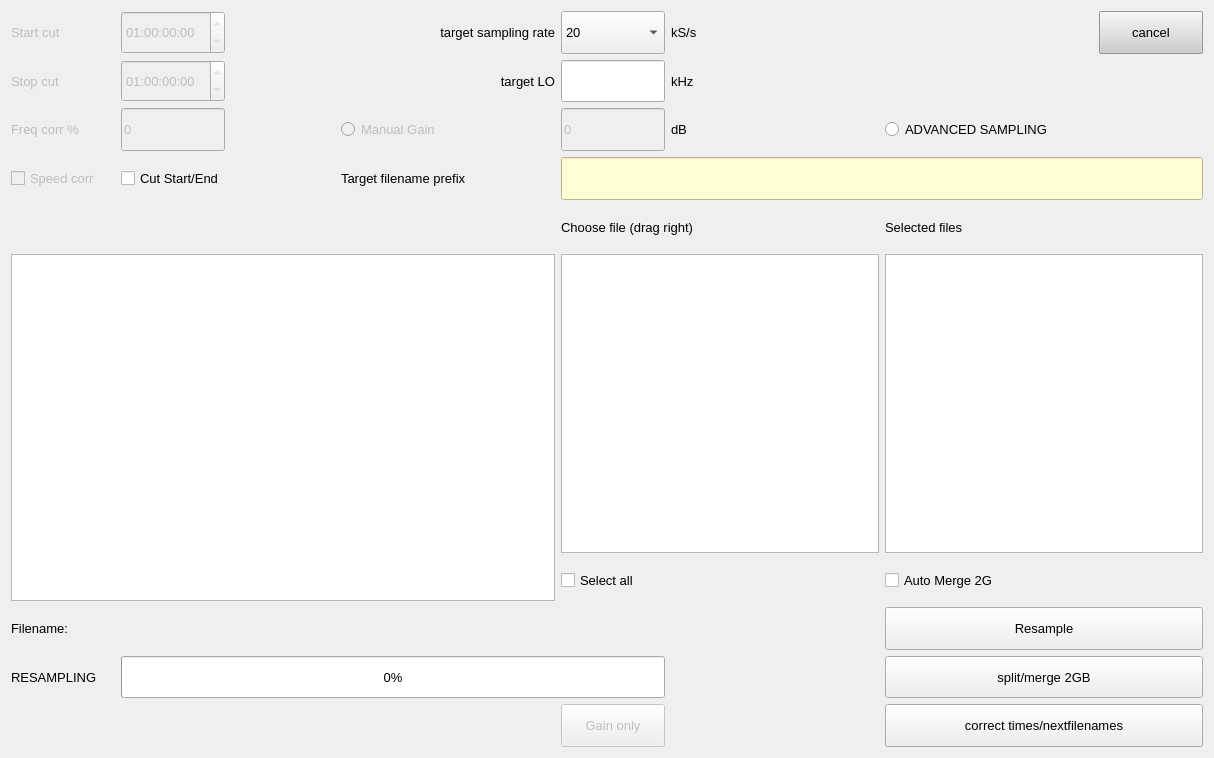
<?xml version="1.0" encoding="UTF-8"?>
<ui version="4.0">
 <class>resampler_widget</class>
 <widget class="QWidget" name="resampler_widget">
  <property name="geometry">
   <rect>
    <x>0</x>
    <y>0</y>
    <width>1214</width>
    <height>758</height>
   </rect>
  </property>
  <property name="minimumSize">
   <size>
    <width>10</width>
    <height>0</height>
   </size>
  </property>
  <property name="font">
   <font>
    <pointsize>10</pointsize>
   </font>
  </property>
  <property name="windowTitle">
   <string>Form</string>
  </property>
  <layout class="QGridLayout" name="gridLayout">
   <item row="0" column="0">
    <layout class="QGridLayout" name="gridLayout_5" rowstretch="0,0,0,1,1,1,1,0,1,2,2,2,1,1,1,1" columnstretch="1,1,0,1,1,1,2,2,1">
     <property name="sizeConstraint">
      <enum>QLayout::SetDefaultConstraint</enum>
     </property>
     <item row="12" column="7" colspan="2">
      <widget class="QCheckBox" name="checkBox_AutoMerge2G">
       <property name="sizePolicy">
        <sizepolicy hsizetype="Expanding" vsizetype="Expanding">
         <horstretch>1</horstretch>
         <verstretch>1</verstretch>
        </sizepolicy>
       </property>
       <property name="minimumSize">
        <size>
         <width>10</width>
         <height>0</height>
        </size>
       </property>
       <property name="font">
        <font>
         <pointsize>10</pointsize>
        </font>
       </property>
       <property name="toolTip">
        <string>merge to 2G tranches after resampling and delete intermediate files</string>
       </property>
       <property name="text">
        <string>Auto Merge 2G</string>
       </property>
      </widget>
     </item>
     <item row="14" column="7" colspan="2">
      <widget class="QPushButton" name="pushButton_resample_split2G">
       <property name="sizePolicy">
        <sizepolicy hsizetype="Expanding" vsizetype="Expanding">
         <horstretch>1</horstretch>
         <verstretch>1</verstretch>
        </sizepolicy>
       </property>
       <property name="font">
        <font>
         <pointsize>10</pointsize>
        </font>
       </property>
       <property name="toolTip">
        <string>Split file in the list into 2GB parts</string>
       </property>
       <property name="text">
        <string>split/merge 2GB</string>
       </property>
      </widget>
     </item>
     <item row="13" column="7" colspan="2">
      <widget class="QPushButton" name="pushButton_resample_resample">
       <property name="sizePolicy">
        <sizepolicy hsizetype="Expanding" vsizetype="Expanding">
         <horstretch>0</horstretch>
         <verstretch>0</verstretch>
        </sizepolicy>
       </property>
       <property name="minimumSize">
        <size>
         <width>10</width>
         <height>0</height>
        </size>
       </property>
       <property name="font">
        <font>
         <pointsize>10</pointsize>
        </font>
       </property>
       <property name="toolTip">
        <string>start resampling procedure</string>
       </property>
       <property name="text">
        <string>Resample</string>
       </property>
      </widget>
     </item>
     <item row="8" column="5" rowspan="4" colspan="2">
      <widget class="QListWidget" name="listWidget_sourcelist_2">
       <property name="sizePolicy">
        <sizepolicy hsizetype="Expanding" vsizetype="Expanding">
         <horstretch>1</horstretch>
         <verstretch>1</verstretch>
        </sizepolicy>
       </property>
       <property name="minimumSize">
        <size>
         <width>10</width>
         <height>0</height>
        </size>
       </property>
       <property name="font">
        <font>
         <pointsize>10</pointsize>
        </font>
       </property>
       <property name="toolTip">
        <string>drag files from here to the 'Selected files' list </string>
       </property>
       <property name="dragEnabled">
        <bool>false</bool>
       </property>
       <property name="dragDropOverwriteMode">
        <bool>false</bool>
       </property>
       <property name="dragDropMode">
        <enum>QAbstractItemView::DragDrop</enum>
       </property>
       <property name="defaultDropAction">
        <enum>Qt::MoveAction</enum>
       </property>
       <property name="selectionMode">
        <enum>QAbstractItemView::SingleSelection</enum>
       </property>
      </widget>
     </item>
     <item row="8" column="7" rowspan="4" colspan="2">
      <widget class="QListWidget" name="listWidget_playlist_2">
       <property name="sizePolicy">
        <sizepolicy hsizetype="Expanding" vsizetype="Expanding">
         <horstretch>1</horstretch>
         <verstretch>1</verstretch>
        </sizepolicy>
       </property>
       <property name="minimumSize">
        <size>
         <width>10</width>
         <height>0</height>
        </size>
       </property>
       <property name="font">
        <font>
         <pointsize>10</pointsize>
        </font>
       </property>
       <property name="dragEnabled">
        <bool>false</bool>
       </property>
       <property name="dragDropMode">
        <enum>QAbstractItemView::DragDrop</enum>
       </property>
       <property name="defaultDropAction">
        <enum>Qt::MoveAction</enum>
       </property>
       <property name="selectionMode">
        <enum>QAbstractItemView::SingleSelection</enum>
       </property>
      </widget>
     </item>
     <item row="13" column="1" colspan="5">
      <widget class="QLabel" name="label_Filename_resample">
       <property name="font">
        <font>
         <pointsize>10</pointsize>
        </font>
       </property>
       <property name="text">
        <string/>
       </property>
      </widget>
     </item>
     <item row="14" column="1" colspan="5">
      <widget class="QProgressBar" name="progressBar_resample">
       <property name="sizePolicy">
        <sizepolicy hsizetype="Expanding" vsizetype="Expanding">
         <horstretch>1</horstretch>
         <verstretch>1</verstretch>
        </sizepolicy>
       </property>
       <property name="minimumSize">
        <size>
         <width>10</width>
         <height>0</height>
        </size>
       </property>
       <property name="font">
        <font>
         <pointsize>10</pointsize>
        </font>
       </property>
       <property name="value">
        <number>0</number>
       </property>
      </widget>
     </item>
     <item row="4" column="1">
      <widget class="QLineEdit" name="lineEdit_resample_speedcorr">
       <property name="enabled">
        <bool>false</bool>
       </property>
       <property name="sizePolicy">
        <sizepolicy hsizetype="Expanding" vsizetype="Expanding">
         <horstretch>1</horstretch>
         <verstretch>1</verstretch>
        </sizepolicy>
       </property>
       <property name="font">
        <font>
         <pointsize>10</pointsize>
        </font>
       </property>
       <property name="text">
        <string>0</string>
       </property>
      </widget>
     </item>
     <item row="14" column="0">
      <widget class="QLabel" name="label_36">
       <property name="sizePolicy">
        <sizepolicy hsizetype="Expanding" vsizetype="Expanding">
         <horstretch>1</horstretch>
         <verstretch>1</verstretch>
        </sizepolicy>
       </property>
       <property name="minimumSize">
        <size>
         <width>10</width>
         <height>0</height>
        </size>
       </property>
       <property name="font">
        <font>
         <pointsize>10</pointsize>
        </font>
       </property>
       <property name="text">
        <string>RESAMPLING</string>
       </property>
      </widget>
     </item>
     <item row="6" column="5" colspan="2">
      <widget class="QLabel" name="label_41">
       <property name="sizePolicy">
        <sizepolicy hsizetype="Expanding" vsizetype="Expanding">
         <horstretch>1</horstretch>
         <verstretch>1</verstretch>
        </sizepolicy>
       </property>
       <property name="font">
        <font>
         <pointsize>10</pointsize>
        </font>
       </property>
       <property name="text">
        <string>Choose file (drag right)</string>
       </property>
      </widget>
     </item>
     <item row="6" column="7" colspan="2">
      <widget class="QLabel" name="label_38">
       <property name="sizePolicy">
        <sizepolicy hsizetype="Expanding" vsizetype="Expanding">
         <horstretch>1</horstretch>
         <verstretch>1</verstretch>
        </sizepolicy>
       </property>
       <property name="font">
        <font>
         <pointsize>10</pointsize>
        </font>
       </property>
       <property name="text">
        <string>Selected files</string>
       </property>
      </widget>
     </item>
     <item row="2" column="5">
      <widget class="QComboBox" name="comboBox_resample_targetSR">
       <property name="enabled">
        <bool>true</bool>
       </property>
       <property name="sizePolicy">
        <sizepolicy hsizetype="Expanding" vsizetype="Expanding">
         <horstretch>1</horstretch>
         <verstretch>1</verstretch>
        </sizepolicy>
       </property>
       <property name="minimumSize">
        <size>
         <width>10</width>
         <height>0</height>
        </size>
       </property>
       <property name="font">
        <font>
         <pointsize>10</pointsize>
        </font>
       </property>
       <property name="editable">
        <bool>false</bool>
       </property>
       <item>
        <property name="text">
         <string>20</string>
        </property>
       </item>
       <item>
        <property name="text">
         <string>50</string>
        </property>
       </item>
       <item>
        <property name="text">
         <string>100</string>
        </property>
       </item>
       <item>
        <property name="text">
         <string>250</string>
        </property>
       </item>
       <item>
        <property name="text">
         <string>500</string>
        </property>
       </item>
       <item>
        <property name="text">
         <string>1250</string>
        </property>
       </item>
       <item>
        <property name="text">
         <string>2000</string>
        </property>
       </item>
       <item>
        <property name="text">
         <string>2500</string>
        </property>
       </item>
       <item>
        <property name="text">
         <string>5000</string>
        </property>
       </item>
       <item>
        <property name="text">
         <string>10000</string>
        </property>
       </item>
       <item>
        <property name="text">
         <string>20000</string>
        </property>
       </item>
       <item>
        <property name="text">
         <string>50000</string>
        </property>
       </item>
       <item>
        <property name="text">
         <string>100000</string>
        </property>
       </item>
      </widget>
     </item>
     <item row="4" column="5">
      <widget class="QLineEdit" name="lineEdit_resample_Gain">
       <property name="enabled">
        <bool>false</bool>
       </property>
       <property name="sizePolicy">
        <sizepolicy hsizetype="Expanding" vsizetype="Expanding">
         <horstretch>1</horstretch>
         <verstretch>1</verstretch>
        </sizepolicy>
       </property>
       <property name="minimumSize">
        <size>
         <width>10</width>
         <height>0</height>
        </size>
       </property>
       <property name="font">
        <font>
         <pointsize>10</pointsize>
        </font>
       </property>
       <property name="text">
        <string>0</string>
       </property>
      </widget>
     </item>
     <item row="3" column="3" colspan="2">
      <widget class="QLabel" name="label_29">
       <property name="sizePolicy">
        <sizepolicy hsizetype="Expanding" vsizetype="Expanding">
         <horstretch>1</horstretch>
         <verstretch>1</verstretch>
        </sizepolicy>
       </property>
       <property name="font">
        <font>
         <pointsize>10</pointsize>
        </font>
       </property>
       <property name="toolTip">
        <string>baseline offset from automated baseline</string>
       </property>
       <property name="text">
        <string>target LO</string>
       </property>
       <property name="alignment">
        <set>Qt::AlignRight|Qt::AlignTrailing|Qt::AlignVCenter</set>
       </property>
      </widget>
     </item>
     <item row="13" column="0">
      <widget class="QLabel" name="label_30">
       <property name="sizePolicy">
        <sizepolicy hsizetype="Expanding" vsizetype="Expanding">
         <horstretch>1</horstretch>
         <verstretch>1</verstretch>
        </sizepolicy>
       </property>
       <property name="minimumSize">
        <size>
         <width>10</width>
         <height>0</height>
        </size>
       </property>
       <property name="font">
        <font>
         <pointsize>10</pointsize>
        </font>
       </property>
       <property name="text">
        <string>Filename:</string>
       </property>
      </widget>
     </item>
     <item row="3" column="5">
      <widget class="QLineEdit" name="lineEdit_resample_targetLO">
       <property name="enabled">
        <bool>true</bool>
       </property>
       <property name="sizePolicy">
        <sizepolicy hsizetype="Expanding" vsizetype="Expanding">
         <horstretch>1</horstretch>
         <verstretch>1</verstretch>
        </sizepolicy>
       </property>
       <property name="font">
        <font>
         <pointsize>10</pointsize>
        </font>
       </property>
       <property name="toolTip">
        <string>LO frequency of the resampeled file in kHz</string>
       </property>
       <property name="text">
        <string/>
       </property>
      </widget>
     </item>
     <item row="8" column="0" rowspan="5" colspan="5">
      <widget class="QGraphicsView" name="graphicsView_resample">
       <property name="sizePolicy">
        <sizepolicy hsizetype="Expanding" vsizetype="Expanding">
         <horstretch>1</horstretch>
         <verstretch>1</verstretch>
        </sizepolicy>
       </property>
       <property name="minimumSize">
        <size>
         <width>10</width>
         <height>0</height>
        </size>
       </property>
       <property name="font">
        <font>
         <pointsize>10</pointsize>
        </font>
       </property>
       <property name="contextMenuPolicy">
        <enum>Qt::NoContextMenu</enum>
       </property>
       <property name="toolTip">
        <string>space for spectrum plot</string>
       </property>
      </widget>
     </item>
     <item row="3" column="1">
      <widget class="QTimeEdit" name="timeEdit_resample_stopcut">
       <property name="enabled">
        <bool>false</bool>
       </property>
       <property name="sizePolicy">
        <sizepolicy hsizetype="Expanding" vsizetype="Expanding">
         <horstretch>1</horstretch>
         <verstretch>1</verstretch>
        </sizepolicy>
       </property>
       <property name="font">
        <font>
         <pointsize>10</pointsize>
        </font>
       </property>
       <property name="displayFormat">
        <string>dd:HH:mm:ss</string>
       </property>
      </widget>
     </item>
     <item row="4" column="0">
      <widget class="QLabel" name="label_28">
       <property name="enabled">
        <bool>false</bool>
       </property>
       <property name="sizePolicy">
        <sizepolicy hsizetype="Expanding" vsizetype="Expanding">
         <horstretch>1</horstretch>
         <verstretch>1</verstretch>
        </sizepolicy>
       </property>
       <property name="font">
        <font>
         <pointsize>10</pointsize>
        </font>
       </property>
       <property name="text">
        <string>Freq corr %</string>
       </property>
      </widget>
     </item>
     <item row="3" column="0">
      <widget class="QLabel" name="label_37">
       <property name="enabled">
        <bool>false</bool>
       </property>
       <property name="sizePolicy">
        <sizepolicy hsizetype="Expanding" vsizetype="Expanding">
         <horstretch>1</horstretch>
         <verstretch>1</verstretch>
        </sizepolicy>
       </property>
       <property name="font">
        <font>
         <pointsize>10</pointsize>
        </font>
       </property>
       <property name="toolTip">
        <string>cut off last file in the list at this time</string>
       </property>
       <property name="text">
        <string>Stop cut</string>
       </property>
      </widget>
     </item>
     <item row="2" column="1">
      <widget class="QTimeEdit" name="timeEdit_resample_startcut">
       <property name="enabled">
        <bool>false</bool>
       </property>
       <property name="sizePolicy">
        <sizepolicy hsizetype="Expanding" vsizetype="Expanding">
         <horstretch>1</horstretch>
         <verstretch>1</verstretch>
        </sizepolicy>
       </property>
       <property name="font">
        <font>
         <pointsize>10</pointsize>
        </font>
       </property>
       <property name="displayFormat">
        <string>dd:HH:mm:ss</string>
       </property>
      </widget>
     </item>
     <item row="2" column="0">
      <widget class="QLabel" name="label_33">
       <property name="enabled">
        <bool>false</bool>
       </property>
       <property name="sizePolicy">
        <sizepolicy hsizetype="Expanding" vsizetype="Expanding">
         <horstretch>1</horstretch>
         <verstretch>1</verstretch>
        </sizepolicy>
       </property>
       <property name="font">
        <font>
         <pointsize>10</pointsize>
        </font>
       </property>
       <property name="toolTip">
        <string>trim file contents before that time in the first file in the list</string>
       </property>
       <property name="text">
        <string>Start cut</string>
       </property>
      </widget>
     </item>
     <item row="4" column="3" colspan="2">
      <widget class="QRadioButton" name="radioButton_resgain">
       <property name="enabled">
        <bool>false</bool>
       </property>
       <property name="sizePolicy">
        <sizepolicy hsizetype="Expanding" vsizetype="Expanding">
         <horstretch>1</horstretch>
         <verstretch>1</verstretch>
        </sizepolicy>
       </property>
       <property name="font">
        <font>
         <pointsize>10</pointsize>
        </font>
       </property>
       <property name="toolTip">
        <string>Gain factor by which the signal will be multiplied in dB. Please check afterwards in 'View spectra' if signal amplitude is below 1</string>
       </property>
       <property name="text">
        <string>Manual Gain</string>
       </property>
       <property name="autoExclusive">
        <bool>false</bool>
       </property>
      </widget>
     </item>
     <item row="5" column="3" colspan="2">
      <widget class="QLabel" name="label_resample_targetfilename">
       <property name="sizePolicy">
        <sizepolicy hsizetype="Expanding" vsizetype="Expanding">
         <horstretch>1</horstretch>
         <verstretch>1</verstretch>
        </sizepolicy>
       </property>
       <property name="font">
        <font>
         <pointsize>10</pointsize>
        </font>
       </property>
       <property name="text">
        <string>Target filename prefix</string>
       </property>
      </widget>
     </item>
     <item row="2" column="8">
      <widget class="QPushButton" name="pushButton_resample_cancel">
       <property name="sizePolicy">
        <sizepolicy hsizetype="Expanding" vsizetype="Expanding">
         <horstretch>1</horstretch>
         <verstretch>1</verstretch>
        </sizepolicy>
       </property>
       <property name="minimumSize">
        <size>
         <width>10</width>
         <height>0</height>
        </size>
       </property>
       <property name="palette">
        <palette>
         <active>
          <colorrole role="Button">
           <brush brushstyle="SolidPattern">
            <color alpha="255">
             <red>255</red>
             <green>170</green>
             <blue>0</blue>
            </color>
           </brush>
          </colorrole>
          <colorrole role="Light">
           <brush brushstyle="SolidPattern">
            <color alpha="255">
             <red>255</red>
             <green>170</green>
             <blue>0</blue>
            </color>
           </brush>
          </colorrole>
          <colorrole role="Midlight">
           <brush brushstyle="SolidPattern">
            <color alpha="255">
             <red>255</red>
             <green>170</green>
             <blue>0</blue>
            </color>
           </brush>
          </colorrole>
          <colorrole role="Dark">
           <brush brushstyle="SolidPattern">
            <color alpha="255">
             <red>255</red>
             <green>170</green>
             <blue>0</blue>
            </color>
           </brush>
          </colorrole>
          <colorrole role="Text">
           <brush brushstyle="SolidPattern">
            <color alpha="255">
             <red>255</red>
             <green>0</green>
             <blue>0</blue>
            </color>
           </brush>
          </colorrole>
          <colorrole role="Base">
           <brush brushstyle="SolidPattern">
            <color alpha="255">
             <red>255</red>
             <green>255</green>
             <blue>255</blue>
            </color>
           </brush>
          </colorrole>
          <colorrole role="Window">
           <brush brushstyle="SolidPattern">
            <color alpha="255">
             <red>255</red>
             <green>170</green>
             <blue>0</blue>
            </color>
           </brush>
          </colorrole>
          <colorrole role="Shadow">
           <brush brushstyle="SolidPattern">
            <color alpha="255">
             <red>255</red>
             <green>170</green>
             <blue>0</blue>
            </color>
           </brush>
          </colorrole>
          <colorrole role="Highlight">
           <brush brushstyle="SolidPattern">
            <color alpha="255">
             <red>255</red>
             <green>170</green>
             <blue>0</blue>
            </color>
           </brush>
          </colorrole>
         </active>
         <inactive>
          <colorrole role="Button">
           <brush brushstyle="SolidPattern">
            <color alpha="255">
             <red>206</red>
             <green>206</green>
             <blue>206</blue>
            </color>
           </brush>
          </colorrole>
          <colorrole role="Light">
           <brush brushstyle="SolidPattern">
            <color alpha="255">
             <red>206</red>
             <green>206</green>
             <blue>206</blue>
            </color>
           </brush>
          </colorrole>
          <colorrole role="Midlight">
           <brush brushstyle="SolidPattern">
            <color alpha="255">
             <red>206</red>
             <green>206</green>
             <blue>206</blue>
            </color>
           </brush>
          </colorrole>
          <colorrole role="Dark">
           <brush brushstyle="SolidPattern">
            <color alpha="255">
             <red>160</red>
             <green>160</green>
             <blue>160</blue>
            </color>
           </brush>
          </colorrole>
          <colorrole role="Text">
           <brush brushstyle="SolidPattern">
            <color alpha="255">
             <red>0</red>
             <green>0</green>
             <blue>0</blue>
            </color>
           </brush>
          </colorrole>
          <colorrole role="Base">
           <brush brushstyle="SolidPattern">
            <color alpha="255">
             <red>255</red>
             <green>255</green>
             <blue>255</blue>
            </color>
           </brush>
          </colorrole>
          <colorrole role="Window">
           <brush brushstyle="SolidPattern">
            <color alpha="255">
             <red>206</red>
             <green>206</green>
             <blue>206</blue>
            </color>
           </brush>
          </colorrole>
          <colorrole role="Shadow">
           <brush brushstyle="SolidPattern">
            <color alpha="255">
             <red>206</red>
             <green>206</green>
             <blue>206</blue>
            </color>
           </brush>
          </colorrole>
          <colorrole role="Highlight">
           <brush brushstyle="SolidPattern">
            <color alpha="255">
             <red>206</red>
             <green>206</green>
             <blue>206</blue>
            </color>
           </brush>
          </colorrole>
         </inactive>
         <disabled>
          <colorrole role="Button">
           <brush brushstyle="SolidPattern">
            <color alpha="255">
             <red>206</red>
             <green>206</green>
             <blue>206</blue>
            </color>
           </brush>
          </colorrole>
          <colorrole role="Light">
           <brush brushstyle="SolidPattern">
            <color alpha="255">
             <red>206</red>
             <green>206</green>
             <blue>206</blue>
            </color>
           </brush>
          </colorrole>
          <colorrole role="Midlight">
           <brush brushstyle="SolidPattern">
            <color alpha="255">
             <red>206</red>
             <green>206</green>
             <blue>206</blue>
            </color>
           </brush>
          </colorrole>
          <colorrole role="Dark">
           <brush brushstyle="SolidPattern">
            <color alpha="255">
             <red>160</red>
             <green>160</green>
             <blue>160</blue>
            </color>
           </brush>
          </colorrole>
          <colorrole role="Text">
           <brush brushstyle="SolidPattern">
            <color alpha="255">
             <red>120</red>
             <green>120</green>
             <blue>120</blue>
            </color>
           </brush>
          </colorrole>
          <colorrole role="Base">
           <brush brushstyle="SolidPattern">
            <color alpha="255">
             <red>206</red>
             <green>206</green>
             <blue>206</blue>
            </color>
           </brush>
          </colorrole>
          <colorrole role="Window">
           <brush brushstyle="SolidPattern">
            <color alpha="255">
             <red>206</red>
             <green>206</green>
             <blue>206</blue>
            </color>
           </brush>
          </colorrole>
          <colorrole role="Shadow">
           <brush brushstyle="SolidPattern">
            <color alpha="255">
             <red>206</red>
             <green>206</green>
             <blue>206</blue>
            </color>
           </brush>
          </colorrole>
          <colorrole role="Highlight">
           <brush brushstyle="SolidPattern">
            <color alpha="255">
             <red>0</red>
             <green>120</green>
             <blue>215</blue>
            </color>
           </brush>
          </colorrole>
         </disabled>
        </palette>
       </property>
       <property name="font">
        <font>
         <pointsize>10</pointsize>
         <kerning>true</kerning>
        </font>
       </property>
       <property name="toolTip">
        <string>Cancel current operation</string>
       </property>
       <property name="autoFillBackground">
        <bool>true</bool>
       </property>
       <property name="text">
        <string>cancel</string>
       </property>
      </widget>
     </item>
     <item row="5" column="5" colspan="4">
      <widget class="QLineEdit" name="lineEdit_resample_targetnameprefix">
       <property name="enabled">
        <bool>true</bool>
       </property>
       <property name="sizePolicy">
        <sizepolicy hsizetype="Expanding" vsizetype="Expanding">
         <horstretch>1</horstretch>
         <verstretch>1</verstretch>
        </sizepolicy>
       </property>
       <property name="minimumSize">
        <size>
         <width>10</width>
         <height>0</height>
        </size>
       </property>
       <property name="palette">
        <palette>
         <active>
          <colorrole role="Button">
           <brush brushstyle="SolidPattern">
            <color alpha="255">
             <red>255</red>
             <green>254</green>
             <blue>210</blue>
            </color>
           </brush>
          </colorrole>
          <colorrole role="Light">
           <brush brushstyle="SolidPattern">
            <color alpha="255">
             <red>255</red>
             <green>254</green>
             <blue>210</blue>
            </color>
           </brush>
          </colorrole>
          <colorrole role="Midlight">
           <brush brushstyle="SolidPattern">
            <color alpha="255">
             <red>255</red>
             <green>254</green>
             <blue>210</blue>
            </color>
           </brush>
          </colorrole>
          <colorrole role="Base">
           <brush brushstyle="SolidPattern">
            <color alpha="255">
             <red>255</red>
             <green>254</green>
             <blue>210</blue>
            </color>
           </brush>
          </colorrole>
          <colorrole role="Window">
           <brush brushstyle="SolidPattern">
            <color alpha="255">
             <red>255</red>
             <green>254</green>
             <blue>210</blue>
            </color>
           </brush>
          </colorrole>
          <colorrole role="NoRole">
           <brush brushstyle="SolidPattern">
            <color alpha="255">
             <red>255</red>
             <green>254</green>
             <blue>210</blue>
            </color>
           </brush>
          </colorrole>
         </active>
         <inactive>
          <colorrole role="Button">
           <brush brushstyle="SolidPattern">
            <color alpha="255">
             <red>255</red>
             <green>254</green>
             <blue>210</blue>
            </color>
           </brush>
          </colorrole>
          <colorrole role="Light">
           <brush brushstyle="SolidPattern">
            <color alpha="255">
             <red>255</red>
             <green>254</green>
             <blue>210</blue>
            </color>
           </brush>
          </colorrole>
          <colorrole role="Midlight">
           <brush brushstyle="SolidPattern">
            <color alpha="255">
             <red>255</red>
             <green>254</green>
             <blue>210</blue>
            </color>
           </brush>
          </colorrole>
          <colorrole role="Base">
           <brush brushstyle="SolidPattern">
            <color alpha="255">
             <red>255</red>
             <green>254</green>
             <blue>210</blue>
            </color>
           </brush>
          </colorrole>
          <colorrole role="Window">
           <brush brushstyle="SolidPattern">
            <color alpha="255">
             <red>255</red>
             <green>254</green>
             <blue>210</blue>
            </color>
           </brush>
          </colorrole>
          <colorrole role="NoRole">
           <brush brushstyle="SolidPattern">
            <color alpha="255">
             <red>255</red>
             <green>254</green>
             <blue>210</blue>
            </color>
           </brush>
          </colorrole>
         </inactive>
         <disabled>
          <colorrole role="Button">
           <brush brushstyle="SolidPattern">
            <color alpha="255">
             <red>255</red>
             <green>254</green>
             <blue>210</blue>
            </color>
           </brush>
          </colorrole>
          <colorrole role="Light">
           <brush brushstyle="SolidPattern">
            <color alpha="255">
             <red>255</red>
             <green>254</green>
             <blue>210</blue>
            </color>
           </brush>
          </colorrole>
          <colorrole role="Midlight">
           <brush brushstyle="SolidPattern">
            <color alpha="255">
             <red>255</red>
             <green>254</green>
             <blue>210</blue>
            </color>
           </brush>
          </colorrole>
          <colorrole role="Base">
           <brush brushstyle="SolidPattern">
            <color alpha="255">
             <red>255</red>
             <green>254</green>
             <blue>210</blue>
            </color>
           </brush>
          </colorrole>
          <colorrole role="Window">
           <brush brushstyle="SolidPattern">
            <color alpha="255">
             <red>255</red>
             <green>254</green>
             <blue>210</blue>
            </color>
           </brush>
          </colorrole>
          <colorrole role="NoRole">
           <brush brushstyle="SolidPattern">
            <color alpha="255">
             <red>255</red>
             <green>254</green>
             <blue>210</blue>
            </color>
           </brush>
          </colorrole>
         </disabled>
        </palette>
       </property>
       <property name="font">
        <font>
         <pointsize>10</pointsize>
        </font>
       </property>
       <property name="toolTip">
        <string>Base name of the fie; will be extended by number (optionally) and by the standard SDRUNO-postfix</string>
       </property>
       <property name="text">
        <string/>
       </property>
      </widget>
     </item>
     <item row="15" column="5">
      <widget class="QPushButton" name="pushButton_resample_GainOnly">
       <property name="enabled">
        <bool>false</bool>
       </property>
       <property name="sizePolicy">
        <sizepolicy hsizetype="Expanding" vsizetype="Expanding">
         <horstretch>1</horstretch>
         <verstretch>1</verstretch>
        </sizepolicy>
       </property>
       <property name="font">
        <font>
         <pointsize>10</pointsize>
        </font>
       </property>
       <property name="toolTip">
        <string>start resampling procedure and splt reulting files in 2GB tranches</string>
       </property>
       <property name="text">
        <string>Gain only</string>
       </property>
      </widget>
     </item>
     <item row="5" column="0">
      <widget class="QCheckBox" name="checkBox_resampler_speedcorr">
       <property name="enabled">
        <bool>false</bool>
       </property>
       <property name="sizePolicy">
        <sizepolicy hsizetype="Expanding" vsizetype="Expanding">
         <horstretch>1</horstretch>
         <verstretch>1</verstretch>
        </sizepolicy>
       </property>
       <property name="text">
        <string>Speed corr</string>
       </property>
      </widget>
     </item>
     <item row="5" column="1">
      <widget class="QCheckBox" name="checkBox_Cut">
       <property name="sizePolicy">
        <sizepolicy hsizetype="Expanding" vsizetype="Expanding">
         <horstretch>1</horstretch>
         <verstretch>1</verstretch>
        </sizepolicy>
       </property>
       <property name="text">
        <string>Cut Start/End</string>
       </property>
      </widget>
     </item>
     <item row="15" column="7" colspan="2">
      <widget class="QPushButton" name="pushButton_resample_correctwavheaders">
       <property name="sizePolicy">
        <sizepolicy hsizetype="Expanding" vsizetype="Expanding">
         <horstretch>1</horstretch>
         <verstretch>1</verstretch>
        </sizepolicy>
       </property>
       <property name="text">
        <string>correct times/nextfilenames</string>
       </property>
      </widget>
     </item>
     <item row="4" column="7" colspan="2">
      <widget class="QRadioButton" name="radioButton_advanced_sampling">
       <property name="sizePolicy">
        <sizepolicy hsizetype="Expanding" vsizetype="Expanding">
         <horstretch>1</horstretch>
         <verstretch>1</verstretch>
        </sizepolicy>
       </property>
       <property name="minimumSize">
        <size>
         <width>10</width>
         <height>0</height>
        </size>
       </property>
       <property name="font">
        <font>
         <pointsize>10</pointsize>
        </font>
       </property>
       <property name="toolTip">
        <string>Allow for resampling of whole file lists</string>
       </property>
       <property name="text">
        <string>ADVANCED SAMPLING</string>
       </property>
       <property name="autoExclusive">
        <bool>false</bool>
       </property>
      </widget>
     </item>
     <item row="3" column="2">
      <widget class="QLabel" name="label">
       <property name="minimumSize">
        <size>
         <width>10</width>
         <height>0</height>
        </size>
       </property>
       <property name="text">
        <string> </string>
       </property>
      </widget>
     </item>
     <item row="2" column="2" colspan="3">
      <widget class="QLabel" name="label_31">
       <property name="sizePolicy">
        <sizepolicy hsizetype="Expanding" vsizetype="Expanding">
         <horstretch>1</horstretch>
         <verstretch>1</verstretch>
        </sizepolicy>
       </property>
       <property name="minimumSize">
        <size>
         <width>200</width>
         <height>0</height>
        </size>
       </property>
       <property name="font">
        <font>
         <pointsize>10</pointsize>
        </font>
       </property>
       <property name="toolTip">
        <string>select sampling rate of target files</string>
       </property>
       <property name="text">
        <string>target sampling rate</string>
       </property>
       <property name="alignment">
        <set>Qt::AlignRight|Qt::AlignTrailing|Qt::AlignVCenter</set>
       </property>
      </widget>
     </item>
     <item row="12" column="5" colspan="2">
      <widget class="QCheckBox" name="checkBox_merge_selectall">
       <property name="sizePolicy">
        <sizepolicy hsizetype="Expanding" vsizetype="Expanding">
         <horstretch>1</horstretch>
         <verstretch>1</verstretch>
        </sizepolicy>
       </property>
       <property name="minimumSize">
        <size>
         <width>10</width>
         <height>0</height>
        </size>
       </property>
       <property name="font">
        <font>
         <pointsize>10</pointsize>
        </font>
       </property>
       <property name="toolTip">
        <string>select/unselect all list elements</string>
       </property>
       <property name="text">
        <string>Select all</string>
       </property>
      </widget>
     </item>
     <item row="2" column="6">
      <widget class="QLabel" name="label_2">
       <property name="sizePolicy">
        <sizepolicy hsizetype="Expanding" vsizetype="Expanding">
         <horstretch>1</horstretch>
         <verstretch>1</verstretch>
        </sizepolicy>
       </property>
       <property name="text">
        <string>kS/s</string>
       </property>
      </widget>
     </item>
     <item row="3" column="6">
      <widget class="QLabel" name="label_3">
       <property name="sizePolicy">
        <sizepolicy hsizetype="Expanding" vsizetype="Expanding">
         <horstretch>1</horstretch>
         <verstretch>1</verstretch>
        </sizepolicy>
       </property>
       <property name="text">
        <string>kHz</string>
       </property>
      </widget>
     </item>
     <item row="4" column="6">
      <widget class="QLabel" name="label_4">
       <property name="sizePolicy">
        <sizepolicy hsizetype="Expanding" vsizetype="Expanding">
         <horstretch>1</horstretch>
         <verstretch>1</verstretch>
        </sizepolicy>
       </property>
       <property name="text">
        <string>dB</string>
       </property>
      </widget>
     </item>
    </layout>
   </item>
  </layout>
 </widget>
 <resources/>
 <connections/>
</ui>
